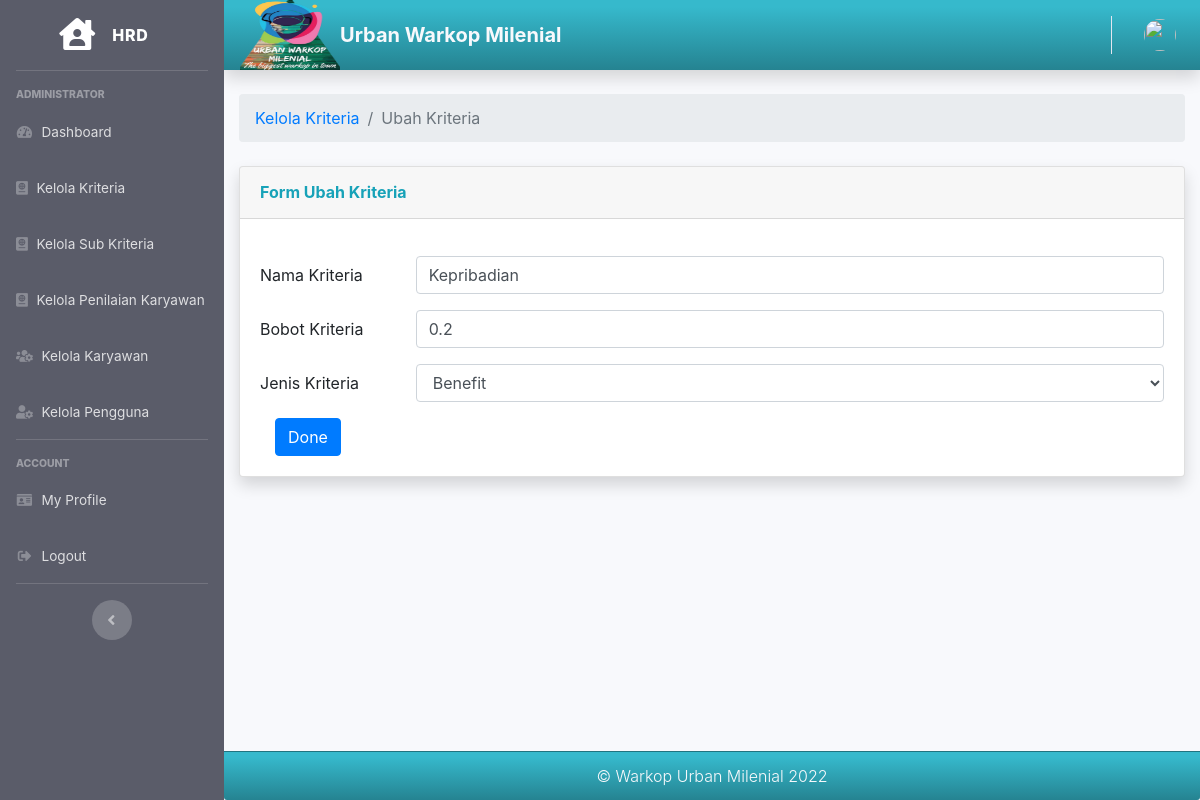
Screenshot of /hrd/ubah_kriteria/44 with the database file from the repository.
### tables this page shows
CREATE TABLE `tb_kriteria` (
  `id_kriteria` int(11) NOT NULL,
  `nama_kriteria` varchar(50) NOT NULL,
  `bobot_kriteria` double NOT NULL,
  `jenis_kriteria` varchar(15) NOT NULL,
  `tahun` varchar(4) NOT NULL
);

### application/controllers/Hrd.php (called while the page is built, shortened)
<?php
class Hrd extends CI_Controller
{
    public function __construct()
    {
        $this->load->model('Hrd_model');
        $this->load->model('Kriteria_model');
        $this->load->model('Kriteria_model');
        $this->load->model('Kabag_model');
        $this->load->model('Karyawan_model');
        $this->load->model('Penilaian_model');
        $this->load->model('Peringkat_model');
    }
    public function ubah_kriteria($id_kriteria)
    {
        $data['user'] = $this->db->get_where('user', ['email' => $this->session->userdata('email')])->row_array();
        $data['tb_kriteria'] = $this->Hrd_model->getDataKriteriaById($id_kriteria);
        $data['title'] = 'Ubah kriteria';
        $this->form_validation->set_rules('nama_kriteria', 'nama_kriteria', 'required');
        $this->form_validation->set_rules('bobot_kriteria', 'bobot_kriteria', 'required');
        $this->form_validation->set_rules('jenis_kriteria', 'jenis_kriteria', 'required');
        $this->form_validation->set_rules('tahun', 'tahun', 'required');
        if ($this->form_validation->run() == false) {
            $this->load->view('templates/hrd_header', $data);
            $this->load->view('templates/hrd_sidebar', $data);
            $this->load->view('templates/hrd_topbar', $data);
            $this->load->view('hrd/ubah_kriteria', $data);
            $this->load->view('templates/hrd_footer');
        }
    }
}

### index.php (called while the page is built, shortened)
<?php
require_once BASEPATH.'core/CodeIgniter.php';

### application/models/Hrd_model.php (called while the page is built, shortened)
<?php
class Hrd_model extends CI_Model
{
    public function getDataKriteriaById($id_kriteria)
    {
        return $this->db->get_where('tb_kriteria', ['id_kriteria' => $id_kriteria])->row_array();
    }
}

### application/views/hrd/ubah_kriteria.php (the view, shortened to what this page needs)
<div class="container-fluid">
    <nav aria-label="breadcrumb">
        <ol class="breadcrumb">
            <li class="breadcrumb-item"><a href="<?= base_url(); ?>hrd/kelola_kriteria">Kelola Kriteria</a></li>
            <li class="breadcrumb-item active" aria-current="page">Ubah Kriteria</li>
        </ol>
    </nav>
    <div class="card shadow mb-4">
        <div class="card-header py-3">
            <h6 class="m-0 font-weight-bold text-info">Form Ubah Kriteria</h6>
        </div>
        <div class="card-body">
            <form action="" method="post">
                <div class="form-group row">
                    <div class="col-sm-6">
                    </div>
                </div>
                <div class="form-group row">
                    <label for="nama_kriteria" class="col-sm-2 col-form-label">Nama Kriteria</label>
                    <div class="col-sm-10">
                        <input type="text" class="form-control" id="nama_kriteria" name="nama_kriteria" value="<?= $tb_kriteria['nama_kriteria']; ?>" rows="3">
                    </div>
                </div>
                <div class="form-group row">
                    <label for="bobot_kriteria" class="col-sm-2 col-form-label">Bobot Kriteria</label>
                    <div class="col-sm-10">
                        <input type="text" class="form-control" id="bobot_kriteria" name="bobot_kriteria" value="<?= $tb_kriteria['bobot_kriteria']; ?>" rows="3">
                    </div>
                </div>
                <div class="form-group row">
                    <label for="jenis_kriteria" class="col-sm-2 col-form-label">Jenis Kriteria</label>
                    <div class="col-sm-10">
                        <select class="form-control" id="jenis_kriteria" name="jenis_kriteria" value="">
                            <option><?= $tb_kriteria['jenis_kriteria']; ?></option>
                        </select>
                    </div>
                </div>
                <div class="col-md-6">
                    <button type="submit" class="btn btn-primary">Done</button>
                </div>
            </form>
        </div>
    </div>
</div>
</div>

### assets/css/custom.css (style rules this page uses)
body { font-family: 'Open Sans', sans-serif; }

### rows the page displays
tb_kriteria: nama_kriteria "Kepribadian", bobot_kriteria "0.2", jenis_kriteria "Benefit"
